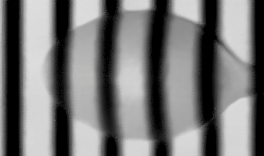
#> input picture PSI/Images/Image-12.png, 264 x 156 px, found by its file name
$ python Example_PSI.py
#> lines starting #> are read from the running program, lines starting #| are printed output that depends on the picture
from PSI4 import PSI4
import numpy as np
from PIL import Image

I0 = np.array(Image.open('Images\Image-12.png'), dtype='double')
I1 = np.array(Image.open('Images\Image-13.png'), dtype='double')
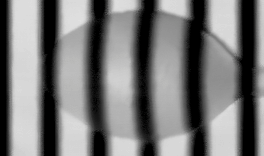
#> input picture PSI/Images/Image-13.png, 264 x 156 px, found by its file name
I2 = np.array(Image.open('Images\Image-14.png'), dtype='double')
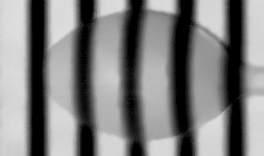
#> input picture PSI/Images/Image-14.png, 264 x 156 px, found by its file name
I3 = np.array(Image.open('Images\Image-15.png'), dtype='double')
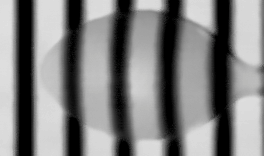
#> input picture PSI/Images/Image-15.png, 264 x 156 px, found by its file name

I0_f = np.array(Image.open('Images\Image-16.png'), dtype='double')
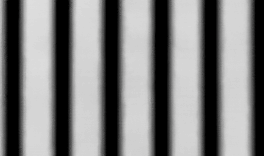
#> input picture PSI/Images/Image-16.png, 264 x 156 px, found by its file name
I1_f = np.array(Image.open('Images\Image-17.png'), dtype='double')
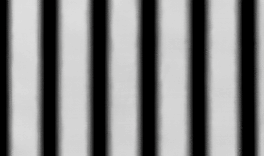
#> input picture PSI/Images/Image-17.png, 264 x 156 px, found by its file name
#> (the run stopped early here; a loop or call above may not have finished)
